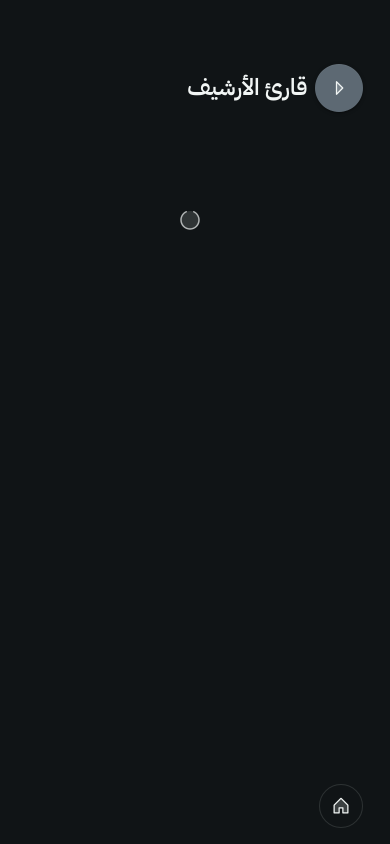
#> input picture verification/design/baseline-390/archive_1.png, 780 x 1688 px, found by its file name (shown at 1/2 size); its folder holds only this picture in this run
$ python contact_sheets.py
#> lines starting #> are read from the running program, lines starting #| are printed output that depends on the picture
from PIL import Image, ImageDraw
import os, json, math

SRC = 'verification/design/baseline-390'
OUT = 'verification/design/qa/baseline/contact-sheets'
os.makedirs(OUT, exist_ok=True)
files = sorted(f for f in os.listdir(SRC) if f.endswith('.png'))
# group by experience family in a deterministic order
groups = {
 'portal-nav': ['root','browse','index','now','games','chat','mihrab','diwan','weather','travel-atlas'],
 'spiritual': ['quran','tafsir','dhikr','sunnah','mihrab_prayer-guide','section_prophetic-day','section_quran-virtues','section_timed-sunnah','section_timed-sunnah_1','section_untimed-sunnah','knowledge','journal','reading','marginalia'],
 'editorial-library': ['diwan_library','diwan_library_search','diwan_library_poets','diwan_library_poet_test-slug','diwan_library_poem_test-slug','diwan_library_favorites','diwan_bayan','archive','archive_new','archive_1','pkm','pkm_mind'],
 'audio-german': ['podcasts','podcasts_1','podcasts_library','podcasts_history','german-club','german-club_dictionary','german-club_grammar','german-club_review','german-club_shelf_test-slug','german-club_wortliste'],
 'data': ['weather','wellness','fitness','crypto','time-ledger','occasions'],
 'travel': ['travel-atlas','travel-atlas_explore','travel-atlas_countries','travel-atlas_trips','travel-atlas_trips_1','travel-atlas_place_1','travel-atlas_DE'],
 'games': ['games','games_chess','games_chess_career','games_chess_puzzles','games_memory','games_memory_adventure','games_sudoku'],
 'chat': ['chat','chat_g_00000000-0000-0000-0000-000000000000','chat_groups','chat_settings'],
 'settings-auth': ['auth','profile','settings','settings_appearance','settings_interface','settings_theme','settings_font','settings_keyboard','settings_motion','settings_prayer','settings_profile','dev_design-system','dev_material-preview','.lovable_oauth_consent'],
}
seen = set()
order = []
for g, names in groups.items():
    for n in names:
        if n in (f[:-4] for f in files) and n not in seen:
            order.append((g,n)); seen.add(n)
# anything not covered
for f in files:
    n=f[:-4]
    if n not in seen: order.append(('misc',n)); seen.add(n)
print('total', len(order))
CW, CH = 260, 563
LABEL = 18
cols, rows = 4, 2
per = cols*rows
manifest=[]
for si in range(math.ceil(len(order)/per)):
    chunk = order[si*per:(si+1)*per]
    sheet = Image.new('RGB', (cols*CW, rows*(CH+LABEL)), (18,18,18))
#> sheet: PIL image 1040x1162 RGB; every value is 18
    d = ImageDraw.Draw(sheet)
    names=[]
    for i,(g,n) in enumerate(chunk):
        img = Image.open(os.path.join(SRC, n+'.png')).convert('RGB')
#> img is the input picture: PIL image 780x1688 RGB; mean R, G, B 17.1, 21.1, 23.2
        img = img.resize((CW, CH), Image.LANCZOS)
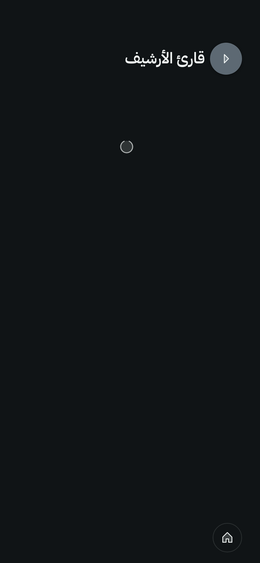
#> img: PIL image 260x563 RGB; mean R, G, B 17.1, 21.1, 23.2
        x=(i%cols)*CW; y=(i//cols)*(CH+LABEL)
        sheet.paste(img,(x,y+LABEL))
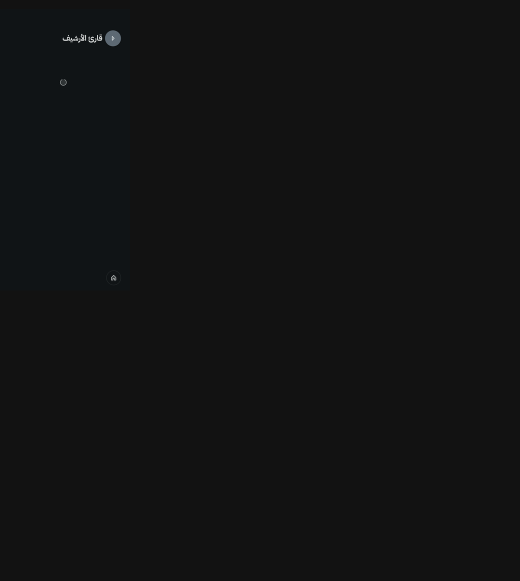
#> sheet: PIL image 1040x1162 RGB (shown at 1/2 size); mean R, G, B 17.9, 18.4, 18.6
        d.rectangle([x,y,x+CW-1,y+LABEL-1], fill=(30,30,30))
        label = str(si*per+i+1)+'. '+n
        d.text((x+4,y+4), label[:42], fill=(220,220,220))
        names.append(g+'/'+n)
    path = os.path.join(OUT, 'sheet-'+str(si+1).zfill(2)+'.jpg')
    sheet.save(path, quality=88)
    manifest.append({'sheet':path,'items':names})
with open(os.path.join(OUT,'manifest.json'),'w') as f:
    json.dump(manifest,f,indent=1)
print(json.dumps([{'sheet':m['sheet'],'items':len(m['items'])} for m in manifest], indent=0))

$ run again, on verification/design/baseline-390/index.png
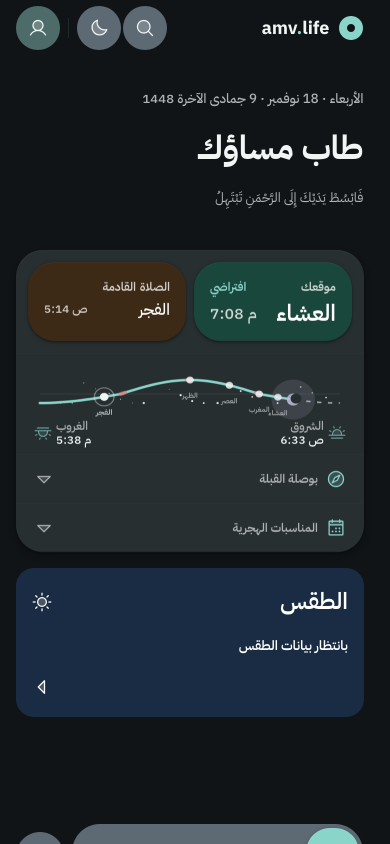
#> input picture verification/design/baseline-390/index.png, 780 x 1688 px, found by its file name (shown at 1/2 size)
#> img is the input picture: PIL image 780x1688 RGB; mean R, G, B 31.8, 40.1, 44.2
#> `img = img.resize((CW, CH), Image.LANCZOS)`:
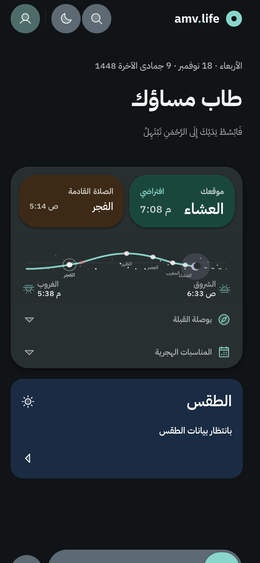
#> img: PIL image 260x563 RGB; mean R, G, B 31.7, 40.1, 44.1
#> `sheet.paste(img,(x,y+LABEL))`:
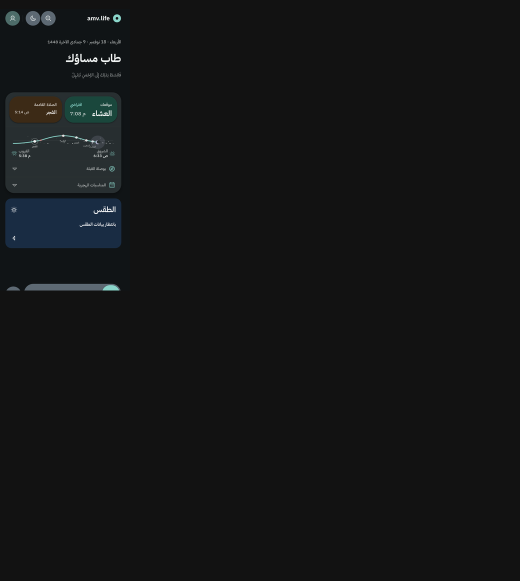
#> sheet: PIL image 1040x1162 RGB (shown at 1/2 size); mean R, G, B 19.7, 20.7, 21.2
